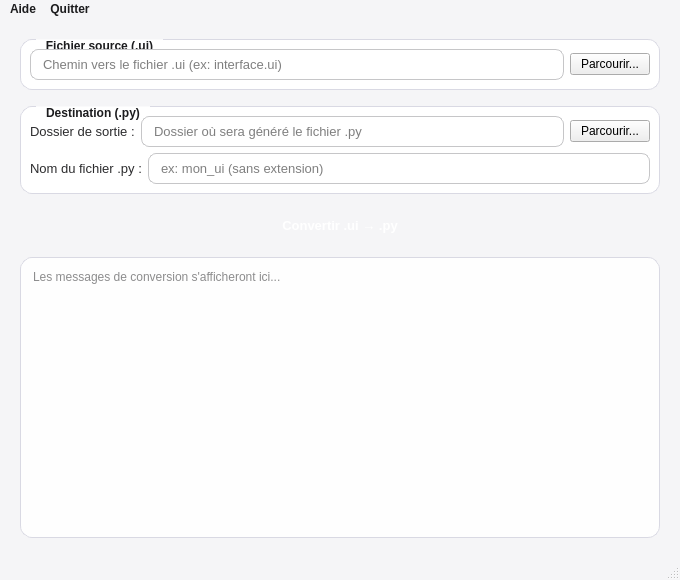
<?xml version="1.0" encoding="UTF-8"?>
<ui version="4.0">
 <class>MainWindow</class>
 <widget class="QMainWindow" name="MainWindow">
  <property name="geometry">
   <rect>
    <x>0</x>
    <y>0</y>
    <width>680</width>
    <height>580</height>
   </rect>
  </property>
  <property name="windowTitle">
   <string>Convertisseur UI → Python – macOS Designer</string>
  </property>
  <property name="styleSheet">
   <string notr="true">
/* Style général : fond macOS */
QMainWindow, QWidget#centralwidget {
    background-color: #f5f5f7;
}

/* GroupBox arrondis style macOS */
QGroupBox {
    font-weight: 500;
    border: 1px solid #d9d9e3;
    border-radius: 12px;
    margin-top: 1.5ex;
    padding-top: 0.5ex;
    background-color: #ffffff;
    font-family: -apple-system, 'SF Pro Text', 'Helvetica Neue', sans-serif;
}
QGroupBox::title {
    subcontrol-origin: margin;
    left: 16px;
    padding: 0 8px 0 8px;
    color: #1c1c1e;
    font-size: 13px;
    font-weight: 600;
}

/* LineEdit style Mac */
QLineEdit {
    background-color: #ffffff;
    border: 1px solid #c6c6c8;
    border-radius: 8px;
    padding: 6px 10px;
    font-size: 13px;
    selection-background-color: #007aff;
}
QLineEdit:focus {
    border: 1px solid #007aff;
}
QLineEdit:hover {
    border: 1px solid #8e8e93;
}

/* Bouton principal dégradé */
QPushButton#convertButton {
    background: qlineargradient(x1:0, y1:0, x2:0, y2:1,
                                stop:0 #007aff, stop:1 #005fcb);
    color: white;
    border: none;
    border-radius: 8px;
    padding: 8px 16px;
    font-weight: 600;
    font-size: 13px;
}
QPushButton#convertButton:hover {
    background: qlineargradient(x1:0, y1:0, x2:0, y2:1,
                                stop:0 #0a84ff, stop:1 #0040b3);
}
QPushButton#convertButton:pressed {
    background: qlineargradient(x1:0, y1:0, x2:0, y2:1,
                                stop:0 #005fcb, stop:1 #00309c);
}

/* Boutons secondaires (Parcourir) */
QPushButton#secondaryButton {
    background: #e9e9ef;
    color: #1c1c1e;
    border: 1px solid #d4d4dc;
    border-radius: 8px;
}
QPushButton#secondaryButton:hover {
    background: #dfdfe6;
}
QPushButton#secondaryButton:pressed {
    background: #d1d1d9;
}

/* Zone de logs monospace arrondie */
QTextEdit#logTextEdit {
    background-color: #fefefe;
    border: 1px solid #d9d9e3;
    border-radius: 12px;
    font-family: 'SF Mono', 'Menlo', monospace;
    font-size: 12px;
    padding: 8px;
    color: #1c1c1e;
}
QTextEdit#logTextEdit:focus {
    border: 1px solid #007aff;
}

/* Barre de statut */
QStatusBar {
    background-color: #f5f5f7;
    color: #6c6c70;
    font-size: 11px;
}
QLabel {
    color: #2c2c2e;
    font-size: 13px;
}
QMenuBar {
    background-color: #f5f5f7;
    color: #1c1c1e;
    font-weight: 500;
}
QMenuBar::item:selected {
    background-color: #e6e6ed;
    border-radius: 4px;
}
QMenu {
    background-color: #ffffff;
    border: 1px solid #d9d9e3;
    border-radius: 8px;
}
QMenu::item:selected {
    background-color: #007aff;
    color: white;
}
   </string>
  </property>
  <widget class="QWidget" name="centralwidget">
   <layout class="QVBoxLayout" name="verticalLayout_2">
    <property name="spacing">
     <number>16</number>
    </property>
    <property name="leftMargin">
     <number>20</number>
    </property>
    <property name="topMargin">
     <number>20</number>
    </property>
    <property name="rightMargin">
     <number>20</number>
    </property>
    <property name="bottomMargin">
     <number>20</number>
    </property>
    <item>
     <widget class="QGroupBox" name="groupBoxSource">
      <property name="title">
       <string>Fichier source (.ui)</string>
      </property>
      <layout class="QHBoxLayout" name="horizontalLayout_2">
       <item>
        <widget class="QLineEdit" name="uiFileLineEdit">
         <property name="placeholderText">
          <string>Chemin vers le fichier .ui (ex: interface.ui)</string>
         </property>
        </widget>
       </item>
       <item>
        <widget class="QPushButton" name="browseUiButton">
         <property name="text">
          <string>Parcourir...</string>
         </property>
         <property name="objectName">
          <string>secondaryButton</string>
         </property>
        </widget>
       </item>
      </layout>
     </widget>
    </item>
    <item>
     <widget class="QGroupBox" name="groupBoxDest">
      <property name="title">
       <string>Destination (.py)</string>
      </property>
      <layout class="QVBoxLayout" name="verticalLayout">
       <item>
        <layout class="QHBoxLayout" name="horizontalLayout">
         <item>
          <widget class="QLabel" name="labelOutDir">
           <property name="text">
            <string>Dossier de sortie :</string>
           </property>
          </widget>
         </item>
         <item>
          <widget class="QLineEdit" name="outputDirLineEdit">
           <property name="placeholderText">
            <string>Dossier où sera généré le fichier .py</string>
           </property>
          </widget>
         </item>
         <item>
          <widget class="QPushButton" name="browseOutputDirButton">
           <property name="text">
            <string>Parcourir...</string>
           </property>
           <property name="objectName">
            <string>secondaryButton</string>
           </property>
          </widget>
         </item>
        </layout>
       </item>
       <item>
        <layout class="QHBoxLayout" name="horizontalLayout_3">
         <item>
          <widget class="QLabel" name="labelOutName">
           <property name="text">
            <string>Nom du fichier .py :</string>
           </property>
          </widget>
         </item>
         <item>
          <widget class="QLineEdit" name="outputNameLineEdit">
           <property name="placeholderText">
            <string>ex: mon_ui (sans extension)</string>
           </property>
          </widget>
         </item>
        </layout>
       </item>
      </layout>
     </widget>
    </item>
    <item>
     <widget class="QPushButton" name="convertButton">
      <property name="minimumHeight">
       <number>42</number>
      </property>
      <property name="text">
       <string>Convertir .ui → .py</string>
      </property>
      <property name="objectName">
       <string>convertButton</string>
      </property>
     </widget>
    </item>
    <item>
     <widget class="QTextEdit" name="logTextEdit">
      <property name="readOnly">
       <bool>true</bool>
      </property>
      <property name="placeholderText">
       <string>Les messages de conversion s'afficheront ici...</string>
      </property>
      <property name="objectName">
       <string>logTextEdit</string>
      </property>
     </widget>
    </item>
   </layout>
  </widget>
  <widget class="QMenuBar" name="menubar">
   <property name="geometry">
    <rect>
     <x>0</x>
     <y>0</y>
     <width>680</width>
     <height>24</height>
    </rect>
   </property>
   <widget class="QMenu" name="menuAide">
    <property name="title">
     <string>Aide</string>
    </property>
    <addaction name="actionApropos"/>
   </widget>
   <widget class="QMenu" name="menuQuitter">
    <property name="title">
     <string>Quitter</string>
    </property>
   </widget>
   <addaction name="menuAide"/>
   <addaction name="menuQuitter"/>
  </widget>
  <widget class="QStatusBar" name="statusbar"/>
  <action name="actionApropos">
   <property name="text">
    <string>À propos</string>
   </property>
  </action>
 </widget>
 <resources/>
 <connections/>
</ui>
